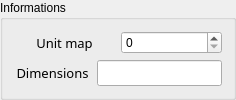
         <widget class="QGroupBox" name="groupBox_3">
          <property name="title">
           <string>Informations</string>
          </property>
          <layout class="QVBoxLayout" name="verticalLayout_6">
           <item>
            <layout class="QHBoxLayout" name="horizontalLayout_3">
             <item>
              <widget class="QLabel" name="Unit_KAD_label">
               <property name="sizePolicy">
                <sizepolicy hsizetype="Preferred" vsizetype="Preferred">
                 <horstretch>0</horstretch>
                 <verstretch>0</verstretch>
                </sizepolicy>
               </property>
               <property name="minimumSize">
                <size>
                 <width>77</width>
                 <height>0</height>
                </size>
               </property>
               <property name="maximumSize">
                <size>
                 <width>16777215</width>
                 <height>16777215</height>
                </size>
               </property>
               <property name="font">
                <font>
                 <family>Noto Sans Cond</family>
                 <pointsize>10</pointsize>
                 <weight>50</weight>
                 <italic>false</italic>
                 <bold>false</bold>
                </font>
               </property>
               <property name="styleSheet">
                <string notr="true">font: 10pt &quot;Noto Sans Cond&quot;;</string>
               </property>
               <property name="text">
                <string>Unit map</string>
               </property>
               <property name="alignment">
                <set>Qt::AlignCenter</set>
               </property>
              </widget>
             </item>
             <item>
              <widget class="QSpinBox" name="KADBox">
               <property name="sizePolicy">
                <sizepolicy hsizetype="Preferred" vsizetype="Fixed">
                 <horstretch>0</horstretch>
                 <verstretch>0</verstretch>
                </sizepolicy>
               </property>
               <property name="minimumSize">
                <size>
                 <width>79</width>
                 <height>0</height>
                </size>
               </property>
               <property name="maximumSize">
                <size>
                 <width>16777215</width>
                 <height>16777215</height>
                </size>
               </property>
               <property name="toolTip">
                <string>&lt;html&gt;&lt;head/&gt;&lt;body&gt;&lt;p&gt;&lt;span style=&quot; font-size:11pt;&quot;&gt;Change the displayed map.&lt;/span&gt;&lt;/p&gt;&lt;/body&gt;&lt;/html&gt;</string>
               </property>
               <property name="maximum">
                <number>1000</number>
               </property>
               <property name="singleStep">
                <number>1</number>
               </property>
              </widget>
             </item>
            </layout>
           </item>
           <item>
            <layout class="QHBoxLayout" name="horizontalLayout_2">
             <item>
              <widget class="QLabel" name="DImension_label">
               <property name="sizePolicy">
                <sizepolicy hsizetype="Preferred" vsizetype="Preferred">
                 <horstretch>0</horstretch>
                 <verstretch>0</verstretch>
                </sizepolicy>
               </property>
               <property name="minimumSize">
                <size>
                 <width>77</width>
                 <height>0</height>
                </size>
               </property>
               <property name="maximumSize">
                <size>
                 <width>16777215</width>
                 <height>16777215</height>
                </size>
               </property>
               <property name="font">
                <font>
                 <family>Noto Sans Cond</family>
                 <pointsize>10</pointsize>
                 <weight>50</weight>
                 <italic>false</italic>
                 <bold>false</bold>
                </font>
               </property>
               <property name="styleSheet">
                <string notr="true">font: 10pt &quot;Noto Sans Cond&quot;;</string>
               </property>
               <property name="text">
                <string>Dimensions</string>
               </property>
               <property name="alignment">
                <set>Qt::AlignCenter</set>
               </property>
              </widget>
             </item>
             <item>
              <widget class="QLineEdit" name="InfoValues_label">
               <property name="sizePolicy">
                <sizepolicy hsizetype="Preferred" vsizetype="Fixed">
                 <horstretch>0</horstretch>
                 <verstretch>0</verstretch>
                </sizepolicy>
               </property>
               <property name="minimumSize">
                <size>
                 <width>0</width>
                 <height>0</height>
                </size>
               </property>
               <property name="maximumSize">
                <size>
                 <width>16777215</width>
                 <height>16777215</height>
                </size>
               </property>
               <property name="font">
                <font>
                 <family>Noto Sans Cond</family>
                 <pointsize>10</pointsize>
                 <weight>50</weight>
                 <italic>false</italic>
                 <bold>false</bold>
                </font>
               </property>
               <property name="toolTip">
                <string>&lt;html&gt;&lt;head/&gt;&lt;body&gt;&lt;p&gt;&lt;span style=&quot; font-size:11pt;&quot;&gt;Give dimension of the displayed map.&lt;/span&gt;&lt;/p&gt;&lt;/body&gt;&lt;/html&gt;</string>
               </property>
               <property name="alignment">
                <set>Qt::AlignCenter</set>
               </property>
               <property name="readOnly">
                <bool>true</bool>
               </property>
              </widget>
             </item>
            </layout>
           </item>
          </layout>
         </widget>
